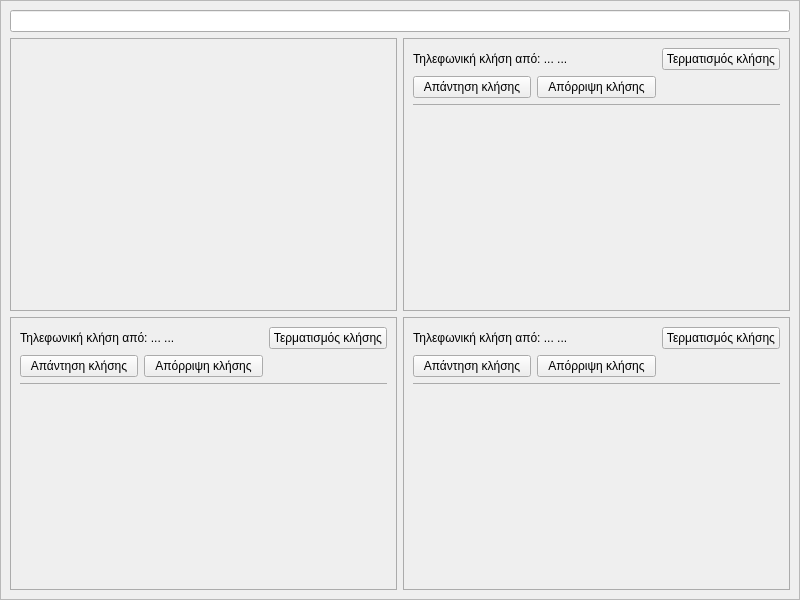
<?xml version="1.0" encoding="UTF-8"?>
<ui version="4.0">
 <class>MainWindow</class>
 <widget class="QMainWindow" name="MainWindow">
  <property name="geometry">
   <rect>
    <x>0</x>
    <y>0</y>
    <width>800</width>
    <height>600</height>
   </rect>
  </property>
  <property name="windowTitle">
   <string>Διαδικτυακές κλήσεις video</string>
  </property>
  <property name="windowIcon">
   <iconset resource="icons.qrc">
    <normaloff>:/icons/telephone-call.png</normaloff>:/icons/telephone-call.png</iconset>
  </property>
  <property name="styleSheet">
   <string notr="true">QMainWindow{
	background:rgb(114, 255, 243);
}</string>
  </property>
  <widget class="QWidget" name="centralwidget">
   <layout class="QGridLayout" name="gridLayout_5">
    <property name="leftMargin">
     <number>0</number>
    </property>
    <property name="topMargin">
     <number>0</number>
    </property>
    <property name="rightMargin">
     <number>0</number>
    </property>
    <property name="bottomMargin">
     <number>0</number>
    </property>
    <item row="0" column="0">
     <widget class="QScrollArea" name="scrollArea">
      <property name="widgetResizable">
       <bool>true</bool>
      </property>
      <widget class="QWidget" name="scrollAreaWidgetContents">
       <property name="geometry">
        <rect>
         <x>0</x>
         <y>0</y>
         <width>798</width>
         <height>598</height>
        </rect>
       </property>
       <layout class="QGridLayout" name="gridLayout_6">
        <item row="0" column="0" colspan="2">
         <widget class="QLineEdit" name="ngrok_url"/>
        </item>
        <item row="1" column="0">
         <widget class="QFrame" name="server_frame">
          <property name="sizePolicy">
           <sizepolicy hsizetype="Expanding" vsizetype="Expanding">
            <horstretch>0</horstretch>
            <verstretch>0</verstretch>
           </sizepolicy>
          </property>
          <property name="styleSheet">
           <string notr="true">QFrame{
	border:1px solid #ABABAB;
}</string>
          </property>
          <property name="frameShape">
           <enum>QFrame::StyledPanel</enum>
          </property>
          <property name="frameShadow">
           <enum>QFrame::Raised</enum>
          </property>
          <layout class="QGridLayout" name="gridLayout_2">
           <item row="0" column="0">
            <widget class="QLabel" name="server_video">
             <property name="styleSheet">
              <string notr="true">QLabel{border:none;}</string>
             </property>
             <property name="text">
              <string/>
             </property>
            </widget>
           </item>
          </layout>
         </widget>
        </item>
        <item row="1" column="1">
         <widget class="QFrame" name="client_1_frame">
          <property name="sizePolicy">
           <sizepolicy hsizetype="Expanding" vsizetype="Expanding">
            <horstretch>0</horstretch>
            <verstretch>0</verstretch>
           </sizepolicy>
          </property>
          <property name="styleSheet">
           <string notr="true">QFrame{
	border:1px solid #ABABAB;
}</string>
          </property>
          <property name="frameShape">
           <enum>QFrame::StyledPanel</enum>
          </property>
          <property name="frameShadow">
           <enum>QFrame::Raised</enum>
          </property>
          <layout class="QGridLayout" name="gridLayout">
           <item row="1" column="0">
            <widget class="QPushButton" name="client_1_accept">
             <property name="text">
              <string>Απάντηση κλήσης</string>
             </property>
            </widget>
           </item>
           <item row="0" column="2">
            <widget class="QPushButton" name="client_1_stop">
             <property name="text">
              <string>Τερματισμός κλήσης</string>
             </property>
            </widget>
           </item>
           <item row="0" column="0" colspan="2">
            <widget class="QLabel" name="client_1_label">
             <property name="sizePolicy">
              <sizepolicy hsizetype="Preferred" vsizetype="Fixed">
               <horstretch>0</horstretch>
               <verstretch>0</verstretch>
              </sizepolicy>
             </property>
             <property name="styleSheet">
              <string notr="true">QLabel{
	border:none;
}</string>
             </property>
             <property name="text">
              <string>Τηλεφωνική κλήση από: ... ...</string>
             </property>
            </widget>
           </item>
           <item row="3" column="0" colspan="3">
            <widget class="QLabel" name="client_1_video">
             <property name="styleSheet">
              <string notr="true">QLabel{
	border:none;
}</string>
             </property>
             <property name="text">
              <string/>
             </property>
            </widget>
           </item>
           <item row="1" column="1">
            <widget class="QPushButton" name="client_1_reject">
             <property name="text">
              <string>Απόρριψη κλήσης</string>
             </property>
            </widget>
           </item>
           <item row="2" column="0" colspan="3">
            <widget class="Line" name="line">
             <property name="minimumSize">
              <size>
               <width>0</width>
               <height>1</height>
              </size>
             </property>
             <property name="maximumSize">
              <size>
               <width>16777215</width>
               <height>1</height>
              </size>
             </property>
             <property name="orientation">
              <enum>Qt::Horizontal</enum>
             </property>
            </widget>
           </item>
          </layout>
         </widget>
        </item>
        <item row="2" column="0">
         <widget class="QFrame" name="client_2_frame">
          <property name="sizePolicy">
           <sizepolicy hsizetype="Expanding" vsizetype="Expanding">
            <horstretch>0</horstretch>
            <verstretch>0</verstretch>
           </sizepolicy>
          </property>
          <property name="styleSheet">
           <string notr="true">QFrame{
	border:1px solid #ABABAB;
}</string>
          </property>
          <property name="frameShape">
           <enum>QFrame::StyledPanel</enum>
          </property>
          <property name="frameShadow">
           <enum>QFrame::Raised</enum>
          </property>
          <layout class="QGridLayout" name="gridLayout_3">
           <item row="1" column="1">
            <widget class="QPushButton" name="client_2_reject">
             <property name="text">
              <string>Απόρριψη κλήσης</string>
             </property>
            </widget>
           </item>
           <item row="1" column="0">
            <widget class="QPushButton" name="client_2_accept">
             <property name="text">
              <string>Απάντηση κλήσης</string>
             </property>
            </widget>
           </item>
           <item row="0" column="2">
            <widget class="QPushButton" name="client_2_stop">
             <property name="text">
              <string>Τερματισμός κλήσης</string>
             </property>
            </widget>
           </item>
           <item row="3" column="0" colspan="3">
            <widget class="QLabel" name="client_2_video">
             <property name="styleSheet">
              <string notr="true">QLabel{
	border:none;
}</string>
             </property>
             <property name="text">
              <string/>
             </property>
            </widget>
           </item>
           <item row="0" column="0" colspan="2">
            <widget class="QLabel" name="client_2_label">
             <property name="sizePolicy">
              <sizepolicy hsizetype="Preferred" vsizetype="Fixed">
               <horstretch>0</horstretch>
               <verstretch>0</verstretch>
              </sizepolicy>
             </property>
             <property name="styleSheet">
              <string notr="true">QLabel{
	border:none;
}</string>
             </property>
             <property name="text">
              <string>Τηλεφωνική κλήση από: ... ...</string>
             </property>
            </widget>
           </item>
           <item row="2" column="0" colspan="3">
            <widget class="Line" name="line_2">
             <property name="minimumSize">
              <size>
               <width>0</width>
               <height>1</height>
              </size>
             </property>
             <property name="maximumSize">
              <size>
               <width>16777215</width>
               <height>1</height>
              </size>
             </property>
             <property name="orientation">
              <enum>Qt::Horizontal</enum>
             </property>
            </widget>
           </item>
          </layout>
         </widget>
        </item>
        <item row="2" column="1">
         <widget class="QFrame" name="client_3_frame">
          <property name="sizePolicy">
           <sizepolicy hsizetype="Expanding" vsizetype="Expanding">
            <horstretch>0</horstretch>
            <verstretch>0</verstretch>
           </sizepolicy>
          </property>
          <property name="styleSheet">
           <string notr="true">QFrame{
	border:1px solid #ABABAB;
}</string>
          </property>
          <property name="frameShape">
           <enum>QFrame::StyledPanel</enum>
          </property>
          <property name="frameShadow">
           <enum>QFrame::Raised</enum>
          </property>
          <layout class="QGridLayout" name="gridLayout_4">
           <item row="1" column="1">
            <widget class="QPushButton" name="client_3_reject">
             <property name="text">
              <string>Απόρριψη κλήσης</string>
             </property>
            </widget>
           </item>
           <item row="1" column="0">
            <widget class="QPushButton" name="client_3_accept">
             <property name="text">
              <string>Απάντηση κλήσης</string>
             </property>
            </widget>
           </item>
           <item row="0" column="2">
            <widget class="QPushButton" name="client_3_stop">
             <property name="text">
              <string>Τερματισμός κλήσης</string>
             </property>
            </widget>
           </item>
           <item row="0" column="0" colspan="2">
            <widget class="QLabel" name="client_3_label">
             <property name="sizePolicy">
              <sizepolicy hsizetype="Preferred" vsizetype="Fixed">
               <horstretch>0</horstretch>
               <verstretch>0</verstretch>
              </sizepolicy>
             </property>
             <property name="styleSheet">
              <string notr="true">QLabel{
	border:none;
}</string>
             </property>
             <property name="text">
              <string>Τηλεφωνική κλήση από: ... ...</string>
             </property>
            </widget>
           </item>
           <item row="3" column="0" colspan="3">
            <widget class="QLabel" name="client_3_video">
             <property name="styleSheet">
              <string notr="true">QLabel{
	border:none;
}</string>
             </property>
             <property name="text">
              <string/>
             </property>
            </widget>
           </item>
           <item row="2" column="0" colspan="3">
            <widget class="Line" name="line_3">
             <property name="minimumSize">
              <size>
               <width>0</width>
               <height>1</height>
              </size>
             </property>
             <property name="maximumSize">
              <size>
               <width>16777215</width>
               <height>1</height>
              </size>
             </property>
             <property name="orientation">
              <enum>Qt::Horizontal</enum>
             </property>
            </widget>
           </item>
          </layout>
         </widget>
        </item>
       </layout>
      </widget>
     </widget>
    </item>
   </layout>
  </widget>
 </widget>
 <resources>
  <include location="icons.qrc"/>
 </resources>
 <connections/>
</ui>
